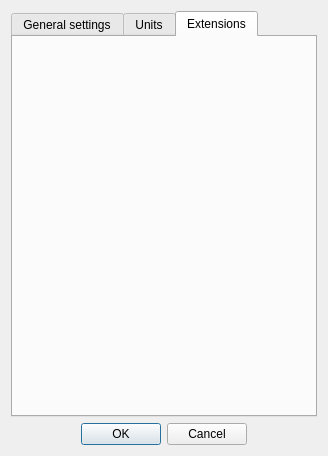
<?xml version="1.0" encoding="UTF-8"?>
<ui version="4.0">
 <class>AppSettings</class>
 <widget class="QDialog" name="AppSettings">
  <property name="geometry">
   <rect>
    <x>0</x>
    <y>0</y>
    <width>328</width>
    <height>424</height>
   </rect>
  </property>
  <property name="sizePolicy">
   <sizepolicy hsizetype="Fixed" vsizetype="Fixed">
    <horstretch>0</horstretch>
    <verstretch>0</verstretch>
   </sizepolicy>
  </property>
  <property name="windowTitle">
   <string>Settings</string>
  </property>
  <layout class="QGridLayout" name="gridLayout">
   <item row="1" column="0" alignment="Qt::AlignBottom">
    <widget class="QDialogButtonBox" name="buttonBox">
     <property name="orientation">
      <enum>Qt::Horizontal</enum>
     </property>
     <property name="standardButtons">
      <set>QDialogButtonBox::Cancel|QDialogButtonBox::Ok</set>
     </property>
     <property name="centerButtons">
      <bool>true</bool>
     </property>
    </widget>
   </item>
   <item row="0" column="0" alignment="Qt::AlignTop">
    <widget class="QTabWidget" name="tabSettings">
     <property name="currentIndex">
      <number>2</number>
     </property>
     <widget class="QWidget" name="tabGeneral">
      <attribute name="title">
       <string>General settings</string>
      </attribute>
      <layout class="QGridLayout" name="gridLayout_3">
       <item row="3" column="0" colspan="2">
        <spacer name="verticalSpacer">
         <property name="orientation">
          <enum>Qt::Vertical</enum>
         </property>
         <property name="sizeHint" stdset="0">
          <size>
           <width>20</width>
           <height>40</height>
          </size>
         </property>
        </spacer>
       </item>
       <item row="0" column="1">
        <widget class="QComboBox" name="Language">
         <property name="sizePolicy">
          <sizepolicy hsizetype="Preferred" vsizetype="Preferred">
           <horstretch>0</horstretch>
           <verstretch>0</verstretch>
          </sizepolicy>
         </property>
         <property name="minimumSize">
          <size>
           <width>100</width>
           <height>0</height>
          </size>
         </property>
         <item>
          <property name="text">
           <string>English</string>
          </property>
          <property name="icon">
           <iconset resource="../.rsrc/res.qrc">
            <normaloff>:/flags/res/flags/united-kingdom.png</normaloff>:/flags/res/flags/united-kingdom.png</iconset>
          </property>
         </item>
         <item>
          <property name="text">
           <string>Українська</string>
          </property>
          <property name="icon">
           <iconset resource="../.rsrc/res.qrc">
            <normaloff>:/flags/res/flags/ukraine.png</normaloff>:/flags/res/flags/ukraine.png</iconset>
          </property>
         </item>
         <item>
          <property name="text">
           <string>Русский</string>
          </property>
          <property name="icon">
           <iconset resource="../.rsrc/res.qrc">
            <normaloff>:/flags/res/flags/russia.png</normaloff>:/flags/res/flags/russia.png</iconset>
          </property>
         </item>
        </widget>
       </item>
       <item row="0" column="0">
        <widget class="QLabel" name="label_14">
         <property name="text">
          <string>Language</string>
         </property>
        </widget>
       </item>
       <item row="1" column="0" colspan="2">
        <widget class="Line" name="line">
         <property name="orientation">
          <enum>Qt::Horizontal</enum>
         </property>
        </widget>
       </item>
       <item row="2" column="0" colspan="2">
        <widget class="QCheckBox" name="xdfed">
         <property name="text">
          <string>Use experimental ballistic calc API</string>
         </property>
         <property name="checked">
          <bool>true</bool>
         </property>
        </widget>
       </item>
      </layout>
     </widget>
     <widget class="QWidget" name="tabUnits">
      <attribute name="title">
       <string>Units</string>
      </attribute>
      <layout class="QGridLayout" name="gridLayout_2">
       <item row="1" column="1">
        <widget class="QComboBox" name="twistUnits"/>
       </item>
       <item row="4" column="0">
        <widget class="QLabel" name="label_8">
         <property name="text">
          <string>Temperature</string>
         </property>
        </widget>
       </item>
       <item row="2" column="1">
        <widget class="QComboBox" name="vUnits"/>
       </item>
       <item row="8" column="1">
        <widget class="QComboBox" name="pUnits"/>
       </item>
       <item row="0" column="1">
        <widget class="QComboBox" name="shUnits"/>
       </item>
       <item row="0" column="0">
        <widget class="QLabel" name="label_5">
         <property name="text">
          <string>Sight height</string>
         </property>
        </widget>
       </item>
       <item row="6" column="0">
        <widget class="QLabel" name="label_10">
         <property name="text">
          <string>Length</string>
         </property>
        </widget>
       </item>
       <item row="4" column="1">
        <widget class="QComboBox" name="tempUnits"/>
       </item>
       <item row="5" column="0">
        <widget class="QLabel" name="label_9">
         <property name="text">
          <string>Weight</string>
         </property>
        </widget>
       </item>
       <item row="9" column="1">
        <widget class="QComboBox" name="dropUnits"/>
       </item>
       <item row="12" column="0">
        <widget class="QLabel" name="label_25">
         <property name="text">
          <string>Energy</string>
         </property>
        </widget>
       </item>
       <item row="3" column="0">
        <widget class="QLabel" name="label_24">
         <property name="text">
          <string>Distance</string>
         </property>
        </widget>
       </item>
       <item row="12" column="1">
        <widget class="QComboBox" name="eUnits"/>
       </item>
       <item row="3" column="1">
        <widget class="QComboBox" name="distUnits"/>
       </item>
       <item row="10" column="0">
        <widget class="QLabel" name="label_23">
         <property name="text">
          <string>Angular</string>
         </property>
        </widget>
       </item>
       <item row="10" column="1">
        <widget class="QComboBox" name="angleUnits"/>
       </item>
       <item row="9" column="0">
        <widget class="QLabel" name="label_13">
         <property name="text">
          <string>Drop</string>
         </property>
        </widget>
       </item>
       <item row="8" column="0">
        <widget class="QLabel" name="label_12">
         <property name="text">
          <string>Pressure</string>
         </property>
        </widget>
       </item>
       <item row="6" column="1">
        <widget class="QComboBox" name="lnUnits"/>
       </item>
       <item row="2" column="0">
        <widget class="QLabel" name="label_7">
         <property name="text">
          <string>Velocity</string>
         </property>
        </widget>
       </item>
       <item row="7" column="0">
        <widget class="QLabel" name="label_11">
         <property name="text">
          <string>Diameter</string>
         </property>
        </widget>
       </item>
       <item row="1" column="0">
        <widget class="QLabel" name="label_6">
         <property name="text">
          <string>Twist</string>
         </property>
        </widget>
       </item>
       <item row="7" column="1">
        <widget class="QComboBox" name="dUnits"/>
       </item>
       <item row="5" column="1">
        <widget class="QComboBox" name="wUnits"/>
       </item>
       <item row="11" column="0">
        <widget class="QLabel" name="label_26">
         <property name="text">
          <string>Path</string>
         </property>
        </widget>
       </item>
       <item row="11" column="1">
        <widget class="QComboBox" name="pathUnits"/>
       </item>
      </layout>
     </widget>
     <widget class="QWidget" name="tabExtensions">
      <attribute name="title">
       <string>Extensions</string>
      </attribute>
      <layout class="QGridLayout" name="gridLayout_4"/>
     </widget>
    </widget>
   </item>
  </layout>
 </widget>
 <resources>
  <include location="../.rsrc/res.qrc"/>
 </resources>
 <connections>
  <connection>
   <sender>buttonBox</sender>
   <signal>accepted()</signal>
   <receiver>AppSettings</receiver>
   <slot>accept()</slot>
   <hints>
    <hint type="sourcelabel">
     <x>248</x>
     <y>254</y>
    </hint>
    <hint type="destinationlabel">
     <x>157</x>
     <y>274</y>
    </hint>
   </hints>
  </connection>
  <connection>
   <sender>buttonBox</sender>
   <signal>rejected()</signal>
   <receiver>AppSettings</receiver>
   <slot>reject()</slot>
   <hints>
    <hint type="sourcelabel">
     <x>316</x>
     <y>260</y>
    </hint>
    <hint type="destinationlabel">
     <x>286</x>
     <y>274</y>
    </hint>
   </hints>
  </connection>
 </connections>
</ui>
